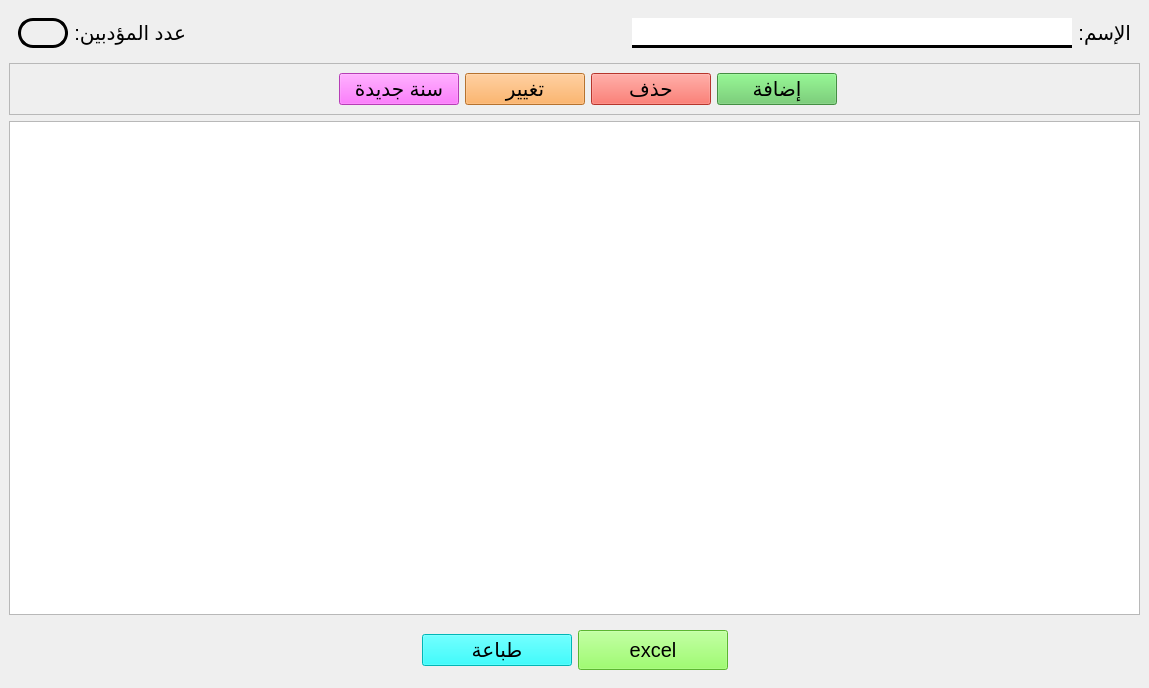
<?xml version="1.0" encoding="UTF-8"?>
<ui version="4.0">
 <class>Form</class>
 <widget class="QWidget" name="Form">
  <property name="geometry">
   <rect>
    <x>0</x>
    <y>0</y>
    <width>1149</width>
    <height>688</height>
   </rect>
  </property>
  <property name="windowTitle">
   <string>Form</string>
  </property>
  <layout class="QHBoxLayout" name="horizontalLayout">
   <property name="spacing">
    <number>0</number>
   </property>
   <property name="leftMargin">
    <number>0</number>
   </property>
   <property name="topMargin">
    <number>0</number>
   </property>
   <property name="rightMargin">
    <number>0</number>
   </property>
   <property name="bottomMargin">
    <number>0</number>
   </property>
   <item>
    <widget class="QFrame" name="frame_11">
     <property name="sizePolicy">
      <sizepolicy hsizetype="Expanding" vsizetype="Preferred">
       <horstretch>0</horstretch>
       <verstretch>0</verstretch>
      </sizepolicy>
     </property>
     <property name="frameShape">
      <enum>QFrame::NoFrame</enum>
     </property>
     <property name="lineWidth">
      <number>2</number>
     </property>
     <layout class="QVBoxLayout" name="verticalLayout">
      <item alignment="Qt::AlignTop">
       <widget class="QFrame" name="frame_12">
        <property name="sizePolicy">
         <sizepolicy hsizetype="Preferred" vsizetype="Fixed">
          <horstretch>0</horstretch>
          <verstretch>0</verstretch>
         </sizepolicy>
        </property>
        <property name="frameShape">
         <enum>QFrame::NoFrame</enum>
        </property>
        <layout class="QHBoxLayout" name="horizontalLayout_2">
         <item>
          <widget class="QLabel" name="nb">
           <property name="minimumSize">
            <size>
             <width>50</width>
             <height>0</height>
            </size>
           </property>
           <property name="maximumSize">
            <size>
             <width>16777215</width>
             <height>50</height>
            </size>
           </property>
           <property name="font">
            <font>
             <pointsize>15</pointsize>
            </font>
           </property>
           <property name="styleSheet">
            <string notr="true">border: 3px solid black; 
border-radius: 15px</string>
           </property>
           <property name="text">
            <string/>
           </property>
          </widget>
         </item>
         <item>
          <widget class="QLabel" name="label_8">
           <property name="font">
            <font>
             <pointsize>15</pointsize>
            </font>
           </property>
           <property name="text">
            <string>عدد المؤدبين:</string>
           </property>
          </widget>
         </item>
         <item>
          <spacer name="horizontalSpacer_3">
           <property name="orientation">
            <enum>Qt::Horizontal</enum>
           </property>
           <property name="sizeHint" stdset="0">
            <size>
             <width>20</width>
             <height>20</height>
            </size>
           </property>
          </spacer>
         </item>
         <item>
          <widget class="QLineEdit" name="search">
           <property name="minimumSize">
            <size>
             <width>200</width>
             <height>30</height>
            </size>
           </property>
           <property name="font">
            <font>
             <pointsize>15</pointsize>
            </font>
           </property>
           <property name="styleSheet">
            <string notr="true">border: 3px solid black;
border-left: none;
border-right: none;
border-top: none 
</string>
           </property>
          </widget>
         </item>
         <item>
          <widget class="QLabel" name="label_7">
           <property name="font">
            <font>
             <pointsize>15</pointsize>
            </font>
           </property>
           <property name="text">
            <string>الإسم:</string>
           </property>
          </widget>
         </item>
        </layout>
       </widget>
      </item>
      <item>
       <widget class="QFrame" name="frame_7">
        <property name="frameShape">
         <enum>QFrame::StyledPanel</enum>
        </property>
        <property name="frameShadow">
         <enum>QFrame::Raised</enum>
        </property>
        <layout class="QHBoxLayout" name="horizontalLayout_12">
         <item>
          <widget class="QLabel" name="select_info">
           <property name="sizePolicy">
            <sizepolicy hsizetype="Fixed" vsizetype="Fixed">
             <horstretch>0</horstretch>
             <verstretch>0</verstretch>
            </sizepolicy>
           </property>
           <property name="minimumSize">
            <size>
             <width>20</width>
             <height>20</height>
            </size>
           </property>
           <property name="maximumSize">
            <size>
             <width>20</width>
             <height>20</height>
            </size>
           </property>
           <property name="styleSheet">
            <string notr="true">border: 0px solid black;
border-radius: 10px;</string>
           </property>
           <property name="text">
            <string/>
           </property>
          </widget>
         </item>
         <item>
          <spacer name="horizontalSpacer">
           <property name="orientation">
            <enum>Qt::Horizontal</enum>
           </property>
           <property name="sizeHint" stdset="0">
            <size>
             <width>40</width>
             <height>20</height>
            </size>
           </property>
          </spacer>
         </item>
         <item>
          <widget class="QPushButton" name="new_year_btn">
           <property name="minimumSize">
            <size>
             <width>120</width>
             <height>30</height>
            </size>
           </property>
           <property name="maximumSize">
            <size>
             <width>16777215</width>
             <height>16777215</height>
            </size>
           </property>
           <property name="font">
            <font>
             <pointsize>15</pointsize>
            </font>
           </property>
           <property name="styleSheet">
            <string notr="true">background-color: rgb(255, 85, 255);</string>
           </property>
           <property name="text">
            <string>سنة جديدة</string>
           </property>
          </widget>
         </item>
         <item>
          <widget class="QPushButton" name="update_btn">
           <property name="minimumSize">
            <size>
             <width>120</width>
             <height>30</height>
            </size>
           </property>
           <property name="maximumSize">
            <size>
             <width>120</width>
             <height>16777215</height>
            </size>
           </property>
           <property name="font">
            <font>
             <pointsize>15</pointsize>
            </font>
           </property>
           <property name="styleSheet">
            <string notr="true">background-color: rgb(255, 160, 65);</string>
           </property>
           <property name="text">
            <string>تغيير</string>
           </property>
          </widget>
         </item>
         <item>
          <widget class="QPushButton" name="delete_btn">
           <property name="minimumSize">
            <size>
             <width>120</width>
             <height>30</height>
            </size>
           </property>
           <property name="maximumSize">
            <size>
             <width>120</width>
             <height>16777215</height>
            </size>
           </property>
           <property name="font">
            <font>
             <pointsize>15</pointsize>
            </font>
           </property>
           <property name="styleSheet">
            <string notr="true">background-color: rgb(255, 74, 61);</string>
           </property>
           <property name="text">
            <string>حذف</string>
           </property>
          </widget>
         </item>
         <item>
          <widget class="QPushButton" name="add_btn">
           <property name="minimumSize">
            <size>
             <width>120</width>
             <height>30</height>
            </size>
           </property>
           <property name="maximumSize">
            <size>
             <width>120</width>
             <height>16777215</height>
            </size>
           </property>
           <property name="font">
            <font>
             <pointsize>15</pointsize>
            </font>
           </property>
           <property name="styleSheet">
            <string notr="true">background-color: rgb(95, 199, 94);</string>
           </property>
           <property name="text">
            <string>إضافة</string>
           </property>
          </widget>
         </item>
         <item>
          <spacer name="horizontalSpacer_2">
           <property name="orientation">
            <enum>Qt::Horizontal</enum>
           </property>
           <property name="sizeHint" stdset="0">
            <size>
             <width>40</width>
             <height>20</height>
            </size>
           </property>
          </spacer>
         </item>
        </layout>
       </widget>
      </item>
      <item>
       <widget class="QTableView" name="teachers_table">
        <property name="font">
         <font>
          <pointsize>15</pointsize>
         </font>
        </property>
        <property name="layoutDirection">
         <enum>Qt::LeftToRight</enum>
        </property>
        <property name="editTriggers">
         <set>QAbstractItemView::NoEditTriggers</set>
        </property>
        <property name="alternatingRowColors">
         <bool>true</bool>
        </property>
        <property name="selectionMode">
         <enum>QAbstractItemView::NoSelection</enum>
        </property>
        <property name="selectionBehavior">
         <enum>QAbstractItemView::SelectItems</enum>
        </property>
        <property name="verticalScrollMode">
         <enum>QAbstractItemView::ScrollPerItem</enum>
        </property>
        <property name="horizontalScrollMode">
         <enum>QAbstractItemView::ScrollPerItem</enum>
        </property>
        <property name="showGrid">
         <bool>false</bool>
        </property>
        <attribute name="horizontalHeaderMinimumSectionSize">
         <number>150</number>
        </attribute>
        <attribute name="horizontalHeaderDefaultSectionSize">
         <number>150</number>
        </attribute>
        <attribute name="verticalHeaderCascadingSectionResizes">
         <bool>true</bool>
        </attribute>
        <attribute name="verticalHeaderDefaultSectionSize">
         <number>35</number>
        </attribute>
       </widget>
      </item>
      <item>
       <widget class="QFrame" name="frame_13">
        <property name="frameShape">
         <enum>QFrame::NoFrame</enum>
        </property>
        <layout class="QHBoxLayout" name="horizontalLayout_5">
         <item>
          <spacer name="horizontalSpacer_5">
           <property name="orientation">
            <enum>Qt::Horizontal</enum>
           </property>
           <property name="sizeHint" stdset="0">
            <size>
             <width>20</width>
             <height>40</height>
            </size>
           </property>
          </spacer>
         </item>
         <item>
          <widget class="QPushButton" name="printing_btn">
           <property name="minimumSize">
            <size>
             <width>150</width>
             <height>30</height>
            </size>
           </property>
           <property name="font">
            <font>
             <pointsize>15</pointsize>
            </font>
           </property>
           <property name="styleSheet">
            <string notr="true">background-color: rgb(0, 255, 255);</string>
           </property>
           <property name="text">
            <string>طباعة</string>
           </property>
           <property name="shortcut">
            <string>Ctrl+P</string>
           </property>
          </widget>
         </item>
         <item>
          <widget class="QPushButton" name="export_btn">
           <property name="sizePolicy">
            <sizepolicy hsizetype="Minimum" vsizetype="Preferred">
             <horstretch>0</horstretch>
             <verstretch>0</verstretch>
            </sizepolicy>
           </property>
           <property name="minimumSize">
            <size>
             <width>150</width>
             <height>30</height>
            </size>
           </property>
           <property name="font">
            <font>
             <pointsize>15</pointsize>
            </font>
           </property>
           <property name="styleSheet">
            <string notr="true">background-color: rgb(127, 255, 67);</string>
           </property>
           <property name="text">
            <string>excel</string>
           </property>
           <property name="shortcut">
            <string>Ctrl+E</string>
           </property>
          </widget>
         </item>
         <item>
          <spacer name="horizontalSpacer_4">
           <property name="orientation">
            <enum>Qt::Horizontal</enum>
           </property>
           <property name="sizeHint" stdset="0">
            <size>
             <width>20</width>
             <height>40</height>
            </size>
           </property>
          </spacer>
         </item>
        </layout>
       </widget>
      </item>
     </layout>
    </widget>
   </item>
  </layout>
 </widget>
 <resources/>
 <connections/>
</ui>
